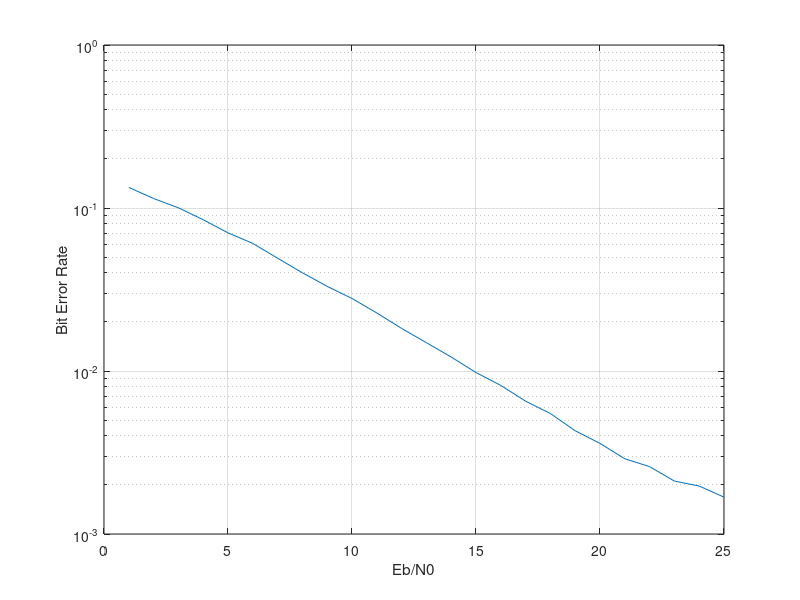

MATLAB code to generate this figure:
clc
clear all
%close all
input=161*10^3;
x = rand(1,input)>0.5;
% SNRdbVec=0:25;
j=1;

for i = 1:2:length(x)
    if x(i)==0 && x(i+1) == 0
        s(j) = -1-1*1i;
    elseif x(i)==0 && x(i+1) == 1
        s(j)= -1+1*1i;
    elseif x(i)==1 && x(i+1) == 0
        s(j)= 1-1*1i;
    else
        s(j)= 1+1*1i;
    end
    j=j+1;
end
     h=sqrt(1/2)*(randn(1,input/(2*161))+1i*randn(1,input/(2*161)));
         hprime= abs(h);
    for ii= 0:(input/(2*161))-1
   
    faded_sig(161*ii+1:(ii+1)*161)=s(161*ii+1:(ii+1)*161)*hprime(ii+1);
    end
     
    indexBER = 1;
for SNRdb = 1:25
% for SNRdb = SNRdbVec
    No = 10^(-SNRdb/10);


  
noise = ((No/2)^0.5)* (randn(1,(input)/2) + 1i * randn(1,(input)/2));
receivedsig = faded_sig + noise;
for kk= 0:(length(receivedsig)/161)-1
    receivedsig1(161*kk+1:(kk+1)*161) = receivedsig(161*kk+1:(kk+1)*161)/hprime(kk+1);
end
j=1;
for i = 1:length(receivedsig1)
    if real(receivedsig1(i))>0 && imag(receivedsig1(i))>0
        y(j) = 1;
        y(j+1)=1;
    elseif real(receivedsig1(i))>0 && imag(receivedsig1(i))<0
        y(j) = 1;
        y(j+1)=0;
    elseif real(receivedsig1(i))<0 && imag(receivedsig1(i))>0
        y(j) = 0;
        y(j+1)=1;
        
    else 
        y(j) = 0;
        y(j+1)=0;
        
    end
    j = j+2;
end

error=0;
for i=1:length(x)
    if y(i) ~= x(i)
        error= error+1;
    end
end
% Pe(SNRdb)= error/length(x);
BER(indexBER)=error/input;
% TheoPe(SNRdb) = 0.5*erfc(sqrt(1/No));
indexBER = indexBER+1;
end

semilogy(BER)
hold on
% semilogy(TheoPe)
grid on
% axis([0 30 10^-6 1.0])
xlabel('Eb/N0')
ylabel('Bit Error Rate')
